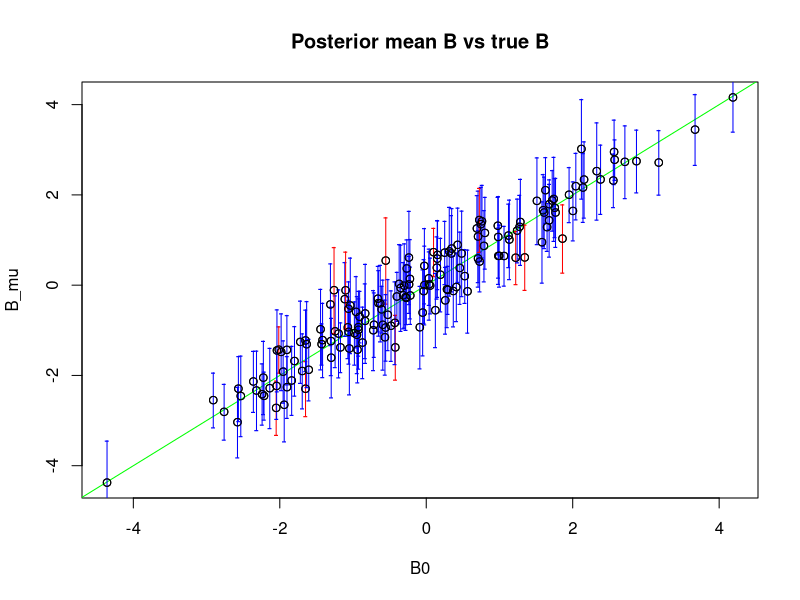
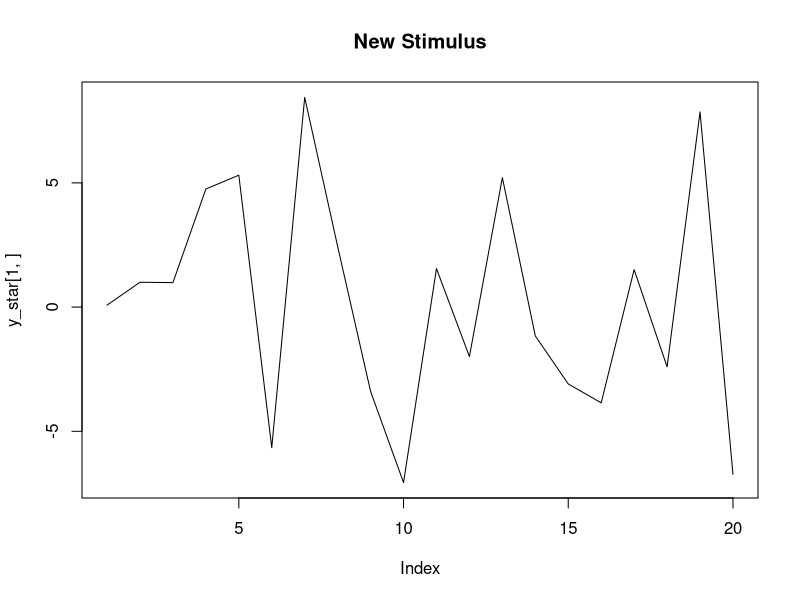
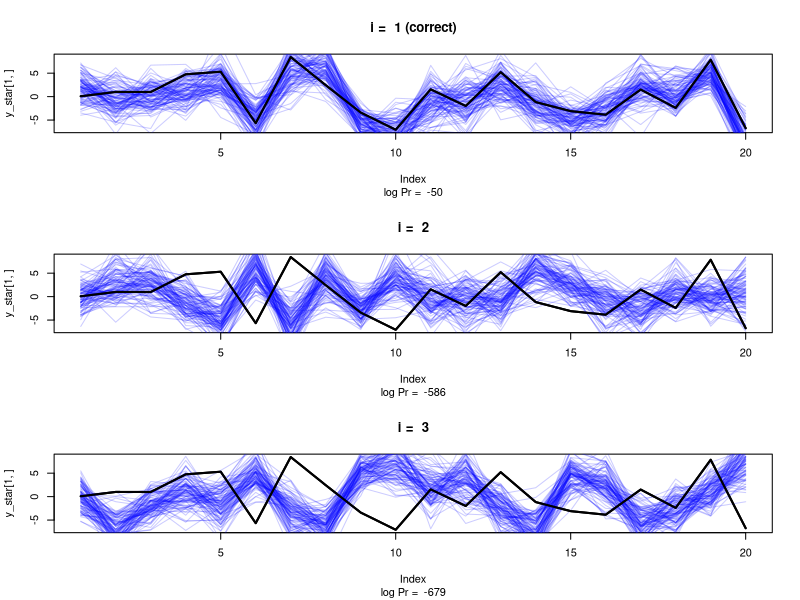
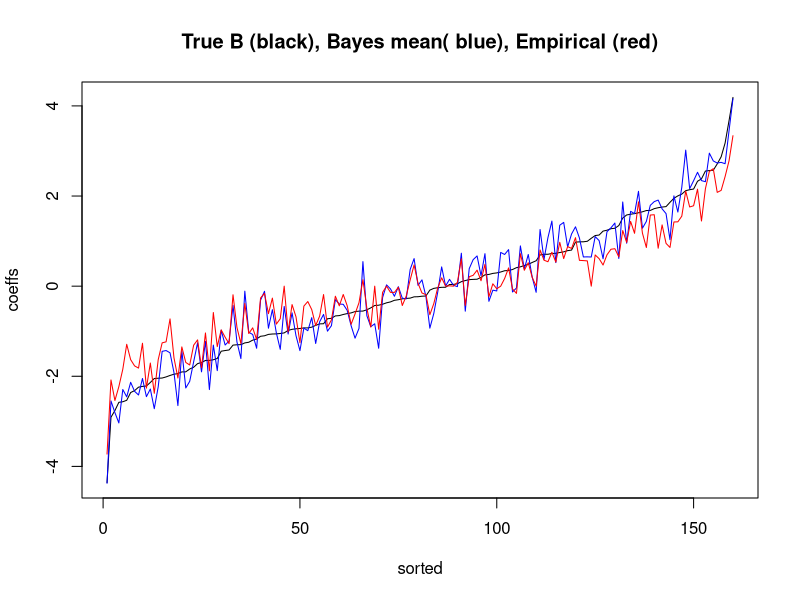
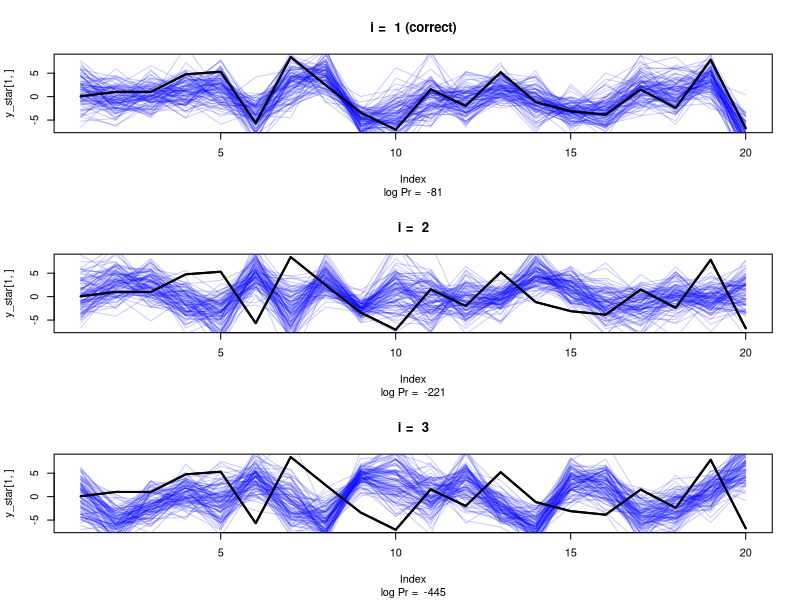

Generate these figures, in order, with R:
## ---- chunk 1
set.seed(0)
library(pracma)
library(magrittr)
library(MASS)
K <- 30 # number of stimuli
p <- 20 # dimension of response
q <- 8 # dimension of features
# true noise covariance
Sigma_E <- 2/p * randn(2 * p, p) %>% { t(.) %*% . }
# true signal covariance = sB * I
sB0 <- 2
B0 <- sqrt(sB0) * randn(q, p)
# random features
X <- randn(K, q)
# noise
E <- mvrnorm(K, rep(0, p), Sigma_E)
# observations
Y <- X %*% B0 + E
## ---- chunk 2
# posterior mean
B_mu <- solve(t(X) %*% X + 1/sB0 * diag(rep(1, q))) %*% t(X) %*% Y
# posterior variance per column
post_cov_B_col <- solve(t(X) %*% X + 1/sB0 * diag(rep(1, q)) )
# marginal variances of B
post_var_B <- t(t(diag(post_cov_B_col))) %*% diag(Sigma_E)
# upper and lower intervals
B_up <- B_mu + 2 * sqrt(post_var_B)
B_low <- B_mu - 2 * sqrt(post_var_B)
# plot
plot(B0, B_mu, main = "Posterior mean B vs true B"); abline(0, 1, col = "green")
for (i in 1:q) { for (j in 1:p) {
  if (B_low[i,j] < B0[i, j] && B_up[i, j] > B0[i, j]) {
    cc <- "blue"
  } else {
    cc <- "red"
  }
  lines(rep(B0[i, j], 2), c(B_low[i, j], B_up[i, j]), col = cc)
  points(rep(B0[i, j], 2), c(B_low[i, j], B_up[i, j]), pch = "-", col = cc)
}}
points(B0, B_mu)
## ---- chunk 3
post_cov_B_vec <- solve(solve(Sigma_E) %x% (t(X) %*% X) + 1/sB0 * diag(rep(1, p * q)))
f_post_cov_mu <- function(xi, xj) {
  (diag(rep(1, p)) %x% t(xi)) %*% post_cov_B_vec %*% (diag(rep(1, p)) %x% t(t(xj)))
}
## ---- chunk 4
# new stimuli
L <- 3
X_te <- randn(L, q) 
i_chosen <- sample(L, 1)
y_star <- X_te[i_chosen, , drop = FALSE] %*% B0 +  mvrnorm(1, rep(0, p), Sigma_E)
plot(y_star[1, ], type = "l", main = "New Stimulus")
## ---- chunk 5
layout(matrix(1:3, 3, 1))
mus <- list(L)
covs <- list(L)
cc <- rgb(0, 0, 1, alpha = 0.2)
for (i in 1:L) {
  mus[[i]] <- X_te[i, , drop = FALSE] %*% B_mu
  covs[[i]] <- f_post_cov_mu(X_te[i, ], X_te[i, ]) + Sigma_E
  pprob <- -log(det(covs[[i]])) - (y_star - mus[[i]]) %*% solve(covs[[i]]) %*% t(y_star - mus[[i]])
  plot(y_star[1, ], type = "l", lwd = 2)
  for (j in 1:100) lines(mvrnorm(1, mu = mus[[i]], Sigma = covs[[i]] + Sigma_E), col = cc)
  if (i == i_chosen) {
    title(paste("i = ", i, "(correct)"), sub = paste("log Pr = ", floor(pprob)))
  } else {
    title(paste("i = ", i), sub = paste("log Pr = ", floor(pprob)))
  }
  lines(y_star[1, ], type = "l", lwd = 2)
}
layout(1)
## ---- chunk 6
library(glmnet)
B_mu_EB <- matrix(0, q, p) # placeholder for estimate
resids <- matrix(0, K, p)
lambdas <- numeric(p) # lambda for each column of B
for (i in 1:p) {
  res <- cv.glmnet(X, Y[, i], alpha = 0, intercept = FALSE, standardize = FALSE)
  lambdas[i] <- res$lambda.1se
  pre <- predict(res, s = lambdas[i], newx = X)
  resids[, i] <- pre - Y[, i]
  B_mu_EB[, i] <- as.numeric(coefficients(res))[-1]  
}
## ---- chunk 7
o <- order(as.numeric(B0))
plot(as.numeric(B0)[o], type = "l", xlab = "sorted", ylab = "coeffs")
lines(as.numeric(B_mu)[o], col = "blue")
lines(as.numeric(B_mu_EB)[o], col = "red")
title("True B (black), Bayes mean( blue), Empirical (red)")
## ---- chunk 8
Sigma_E_hat <- cov(resids)
Inv_Sigma_B <- diag(rep(lambdas, each = q))
EB_cov_B_vec <- solve(solve(Sigma_E_hat) %x% (t(X) %*% X) + Inv_Sigma_B)
f_EB_cov_mu <- function(xi, xj) {
  (diag(rep(1, p)) %x% t(xi)) %*% EB_cov_B_vec %*% (diag(rep(1, p)) %x% t(t(xj)))
}
## ---- chunk 9
layout(matrix(1:3, 3, 1))
mus <- list(L)
covs <- list(L)
cc <- rgb(0, 0, 1, alpha = 0.2)
for (i in 1:L) {
  mus[[i]] <- X_te[i, , drop = FALSE] %*% B_mu_EB
  covs[[i]] <- f_EB_cov_mu(X_te[i, ], X_te[i, ]) + Sigma_E_hat
  pprob <- -log(det(covs[[i]])) - (y_star - mus[[i]]) %*% solve(covs[[i]]) %*% t(y_star - mus[[i]])
  plot(y_star[1, ], type = "l", lwd = 2)
  for (j in 1:100) lines(mvrnorm(1, mu = mus[[i]], Sigma = covs[[i]] + Sigma_E_hat), col = cc)
  if (i == i_chosen) {
    title(paste("i = ", i, "(correct)"), sub = paste("log Pr = ", floor(pprob)))
  } else {
    title(paste("i = ", i), sub = paste("log Pr = ", floor(pprob)))
  }
  lines(y_star[1, ], type = "l", lwd = 2)
}
layout(1)
